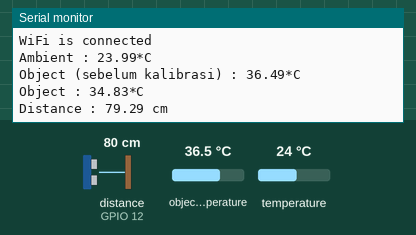
Simulated run of this sketch. Board: ESP8266 (NodeMCU). Parts: the last lines printed to the serial monitor. Wiring (inferred from the names in the program): ultrasonic range finder: trigger GPIO 14; echo GPIO 12. The test bench sets the inputs (shaded band); at power-on: distance to the obstacle (sensor on GPIO 12) 80 cm, object temperature 36.5 °C, temperature 24 °C. The echo pulse lasts 58.3 µs per cm; WiFi joins after 1.5 s; servers stay silent unless stated.

Above: at 2.7 s.
2.8 s: distance to the obstacle (sensor on GPIO 12) set to 2 cm
14.2 s: object temperature set to 20 °C
At 17.8 s:
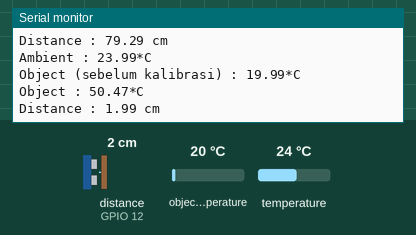
25.6 s: temperature set to 12 °C
37.0 s: distance to the obstacle (sensor on GPIO 12) set to 4 cm
At 48.2 s:
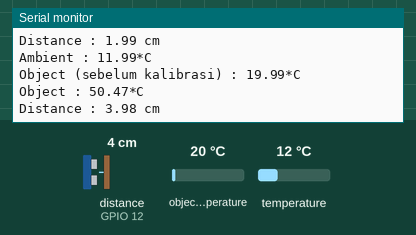
Timing chart, 0 to 49.4 s (numbered marks = the images above; inputs shaded):
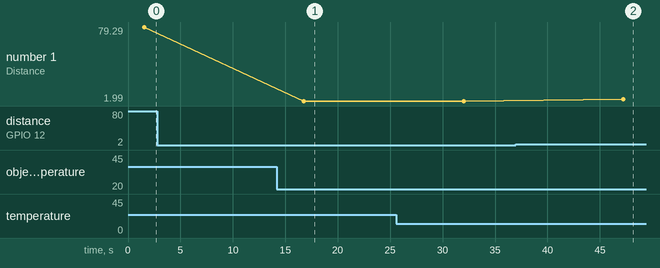

Measured:
- after the input at 14.2 s, the serial monitor: prints a new line after 2.6 s (image 1)
- after the input at 37.0 s, the serial monitor: prints a new line after 10.2 s (image 2)
- plotted number 1: 1.99 → 3.98 after the input at 37.0 s

The sketch:

temptes.ino
```cpp
#include <Adafruit_MLX90614.h>
#include <ESP8266WiFi.h>
#include <ESP8266HTTPClient.h>

const int trigPin = 14;  //D5
const int echoPin = 12;  //D6
long duration;
float distance;
float temp;
float temp_kal;

Adafruit_MLX90614 mlx = Adafruit_MLX90614();
String apiWritekey = "JICIWUB31KO6ZFLH";
const char* ssid = "GHAZI GANTENG";
const char* password = "Alhamdulillah";
const char* server = "api.thingspeak.com";
WiFiClient client;

void setup() {
  Serial.begin(9600);
  Serial.println("Deteksi suhu tubuh dan jarak");
  mlx.begin();
  pinMode(trigPin, OUTPUT);
  pinMode(echoPin, INPUT);
  WiFi.begin(ssid, password);
  while (WiFi.status() != WL_CONNECTED) {
  delay(500);
  }
  Serial.println("WiFi is connected");
}

void loop() {
  temp = mlx.readObjectTempC();
  temp_kal = (temp-73.231)/(-1.0549);
  Serial.print("Ambient : "); Serial.print(mlx.readAmbientTempC());  Serial.println("*C");
  Serial.print("Object (sebelum kalibrasi) : "); Serial.print(temp); Serial.println("*C");
  Serial.print("Object : "); Serial.print(temp_kal); Serial.println("*C");

  digitalWrite(trigPin, LOW);
  delayMicroseconds(2);
  digitalWrite(trigPin, HIGH);
  delayMicroseconds(10);
  digitalWrite(trigPin, LOW);
  duration = pulseIn(echoPin, HIGH);
  distance= duration*0.034/2;
  Serial.print("Distance : ");
  Serial.print(distance); Serial.println(" cm");
  delay(7500);
  Serial.println();

  if (client.connect(server,80))
  {
    String tsData = apiWritekey;
    tsData +="&field1=";
    tsData += String(temp);
    tsData += "\r\n\r\n";
    tsData +="&field2=";
    tsData += String(temp_kal);
    tsData += "\r\n\r\n";
    tsData +="&field3=";
    tsData += String(distance);
    tsData += "\r\n\r\n";

    client.print("POST /update HTTP/1.1\n");
    client.print("Host: api.thingspeak.com\n");
    client.print("Connection: close\n");
    client.print("X-THINGSPEAKAPIKEY: "+apiWritekey+"\n");
    client.print("Content-Type: application/x-www-form-urlencoded\n");
    client.print("Content-Length: ");
    client.print(tsData.length());
    client.print("\n\n");
    client.print(tsData);
   }

  client.stop();

  Serial.println();
  delay(7500);
}
```
